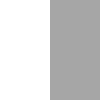
Frame 1 (no input)
Frame 60 (the mouse pressed at the canvas centre just before this capture): identical to frame 1, image omitted
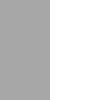
Frame 120 (the mouse held since frame 60 and released just before this capture)

The Processing sketch that drew these frames (run headless with seeded random() and noise(); from frame 60 on, the mouse is pressed at the canvas centre):

// Processing sketch: mouse2
// ── mouse2.pde
void setup(){
  size(100, 100);
  noStroke();
}

void draw(){
  background(166);
  if(mouseX < 50){
    rect(0,0, 50, 100);
  }else {
    rect(50,0, 50, 100);
  }
}
